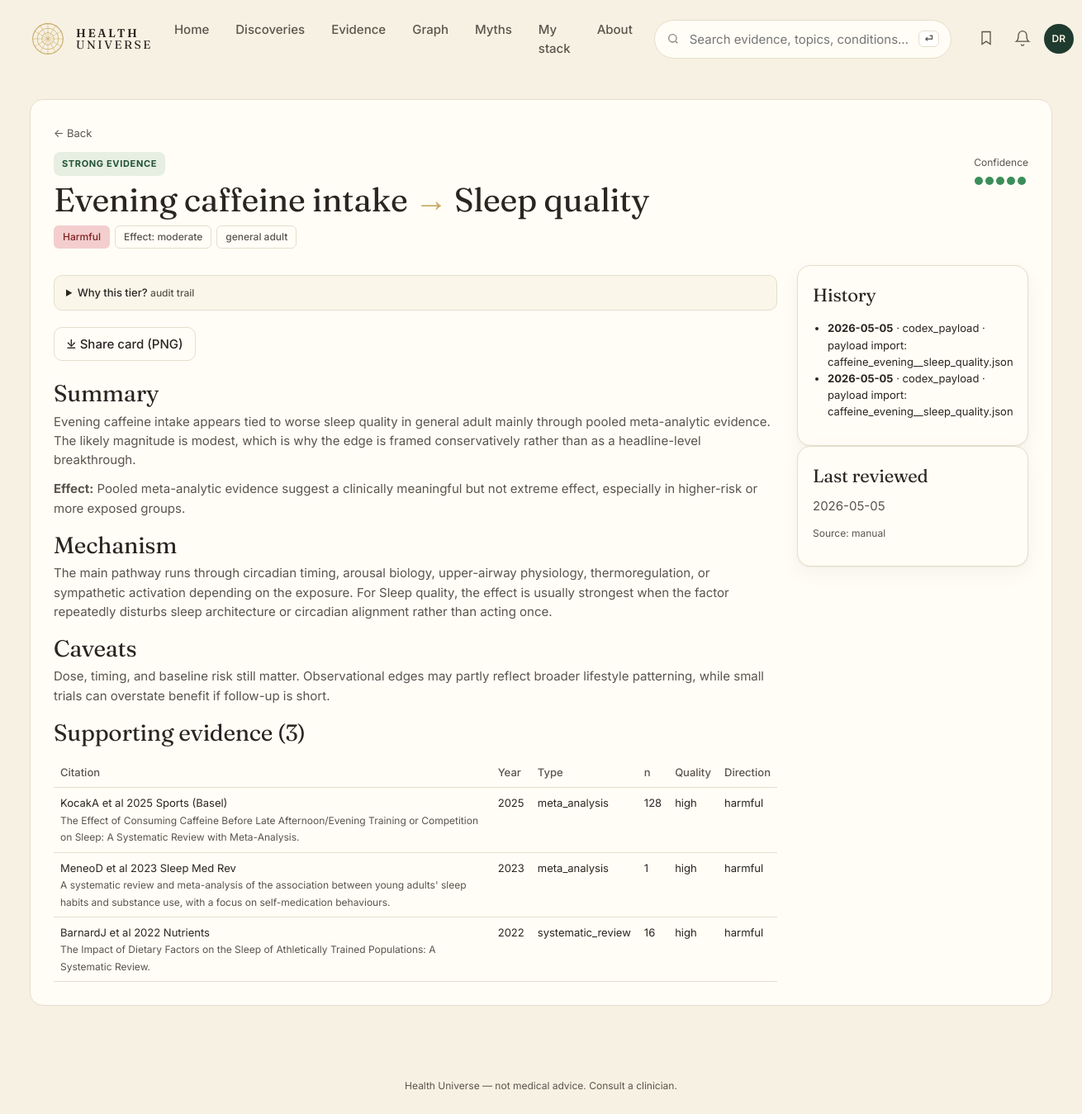
/edge/310, run on an earlier commit of the app's database.
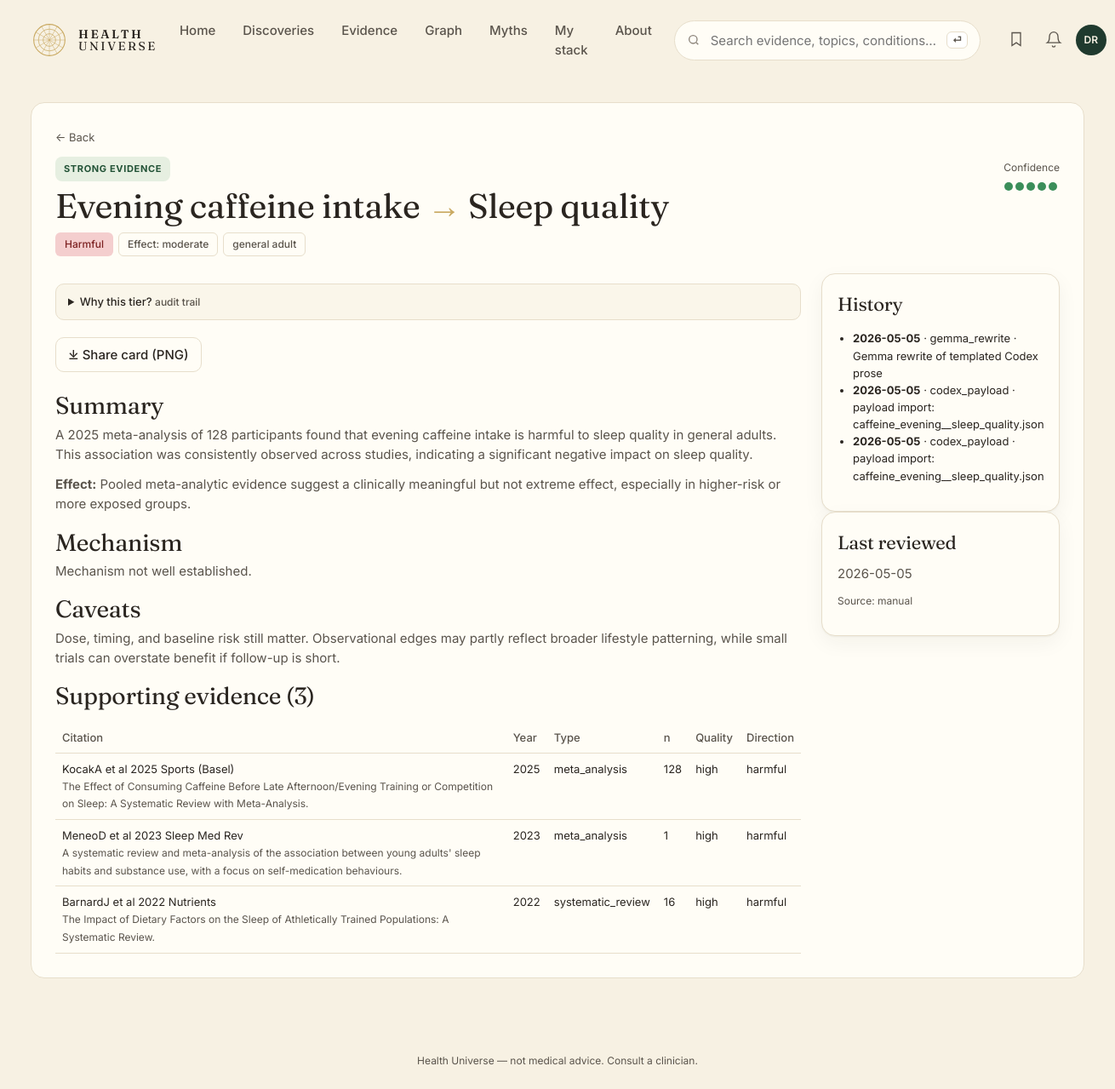
And on a later commit of the database.
### tables this page shows
CREATE TABLE edge (
    id              INTEGER PRIMARY KEY,
    factor_id       INTEGER NOT NULL REFERENCES entity(id),
    outcome_id      INTEGER NOT NULL REFERENCES entity(id),
    direction       TEXT NOT NULL CHECK (direction IN (
                      'protective','harmful','neutral','u_shaped','mixed')),
    tier            TEXT NOT NULL CHECK (tier IN ('A','B','C','D','X','deprecated')),
    effect_size     TEXT,         -- qualitative: trivial/small/moderate/large
    effect_quant    TEXT,         -- e.g. "RR 0.82 (0.74-0.91)"
    population      TEXT,         -- e.g. "adults>50; ApoE4 carriers"
    mechanism       TEXT,         -- 1-paragraph plain English
    summary         TEXT,         -- card body copy
    caveats         TEXT,
    seed_source     TEXT NOT NULL CHECK (seed_source IN ('claude_seed','gemma_daily','manual')),
    created_at      TEXT NOT NULL DEFAULT (datetime('now')),
    updated_at      TEXT NOT NULL DEFAULT (datetime('now')),
    last_reviewed   TEXT NOT NULL DEFAULT (datetime('now')), embedding BLOB, embedded_at TEXT,
    UNIQUE(factor_id, outcome_id, population)
);

CREATE TABLE entity (
    id            INTEGER PRIMARY KEY,
    slug          TEXT NOT NULL UNIQUE,
    name          TEXT NOT NULL,
    kind          TEXT NOT NULL CHECK (kind IN (
                    'food','nutrient','supplement','drug','activity',
                    'behavior','environmental','pathogen','gene',
                    'biomarker','condition','process')),
    aliases       TEXT,           -- JSON array
    description   TEXT,
    created_at    TEXT NOT NULL DEFAULT (datetime('now')),
    updated_at    TEXT NOT NULL DEFAULT (datetime('now'))
, embedding BLOB, embedded_at TEXT);

CREATE TABLE evidence (
    id            INTEGER PRIMARY KEY,
    edge_id       INTEGER NOT NULL REFERENCES edge(id) ON DELETE CASCADE,
    citation      TEXT NOT NULL,
    url           TEXT,
    doi           TEXT,
    pmid          TEXT,
    year          INTEGER,
    study_type    TEXT CHECK (study_type IN (
                    'meta_analysis','systematic_review','rct','cohort',
                    'case_control','cross_sectional','mechanistic',
                    'animal','case_report','expert_opinion')),
    n_participants INTEGER,
    direction     TEXT,           -- direction this study supports
    quality       TEXT CHECK (quality IN ('high','moderate','low','very_low')),
    notes         TEXT,
    source_id     INTEGER REFERENCES source(id),
    created_at    TEXT NOT NULL DEFAULT (datetime('now'))
, is_counter INTEGER NOT NULL DEFAULT 0);

CREATE TABLE edge_history (
    id          INTEGER PRIMARY KEY,
    edge_id     INTEGER NOT NULL REFERENCES edge(id) ON DELETE CASCADE,
    changed_at  TEXT NOT NULL DEFAULT (datetime('now')),
    field       TEXT NOT NULL,
    old_value   TEXT,
    new_value   TEXT,
    reason      TEXT,
    actor       TEXT             -- 'claude_seed','gemma_daily','claude_adjudicator','human'
);

### web/app.py (the view)
@app.get("/edge/{edge_id}", response_class=HTMLResponse)
def edge_detail(request: Request, edge_id: int):
    with connect() as conn:
        e = conn.execute("""
            SELECT e.*, f.slug AS f_slug, f.name AS f_name, f.kind AS f_kind,
                   o.slug AS o_slug, o.name AS o_name, o.kind AS o_kind
            FROM edge e
            JOIN entity f ON f.id = e.factor_id
            JOIN entity o ON o.id = e.outcome_id
            WHERE e.id = ?""", (edge_id,)).fetchone()
        if not e:
            return HTMLResponse("Not found", status_code=404)
        try:
            evidence = conn.execute("""
                SELECT ev.*, COALESCE(s.is_retracted, 0) AS is_retracted,
                       s.retraction_note
                FROM evidence ev
                LEFT JOIN evidence_status s ON s.pmid = ev.pmid
                WHERE ev.edge_id=? AND COALESCE(ev.is_counter,0)=0
                ORDER BY ev.year DESC""", (edge_id,)).fetchall()
            counter = conn.execute("""
                SELECT ev.*, COALESCE(s.is_retracted, 0) AS is_retracted,
                       s.retraction_note
                FROM evidence ev
                LEFT JOIN evidence_status s ON s.pmid = ev.pmid
                WHERE ev.edge_id=? AND COALESCE(ev.is_counter,0)=1
                ORDER BY ev.year DESC""", (edge_id,)).fetchall()
        except Exception:
            evidence = conn.execute(
                "SELECT *, 0 AS is_retracted, NULL AS retraction_note "
                "FROM evidence WHERE edge_id=? AND COALESCE(is_counter,0)=0 "
                "ORDER BY year DESC", (edge_id,)).fetchall()
            counter = conn.execute(
                "SELECT *, 0 AS is_retracted, NULL AS retraction_note "
                "FROM evidence WHERE edge_id=? AND COALESCE(is_counter,0)=1 "
                "ORDER BY year DESC", (edge_id,)).fetchall()
        history = conn.execute(
            "SELECT * FROM edge_history WHERE edge_id = ? ORDER BY changed_at DESC",
            (edge_id,)).fetchall()
    ev_rows = [dict(r) for r in evidence]
    co_rows = [dict(r) for r in counter]
    retracted_count = sum(1 for r in ev_rows + co_rows if r.get("is_retracted"))
    return render(request, "edge.html", {
        "e": dict(e),
        "evidence": ev_rows,
        "counter": co_rows,
        "history": [dict(r) for r in history],
        "retracted_evidence_count": retracted_count,
    })

### web/templates/edge.html (shortened to what this page needs)
{% extends "base.html" %}
{% block content %}
<section class="edge-page">
  <a class="back" href="/">← Back</a>
  <div class="edge-head">
    <div>
      <span class="pill tier-{{ e.tier }}">{{ TIER_LABEL[e.tier] | upper }}</span>
      <h1>{{ e.f_name }} <span class="arrow">→</span> {{ e.o_name }}</h1>
      <div class="badges">
        <span class="badge dir-{{ e.direction }}">{{ DIRECTION_LABEL[e.direction] }}</span>
        {% if e.effect_size %}<span class="badge ghost">Effect: {{ e.effect_size }}</span>{% endif %}
        {% if e.population %}<span class="badge ghost">{{ e.population }}</span>{% endif %}
      </div>
    </div>
    <div class="confidence-card">
      <span class="muted small">Confidence</span>
      <div class="dots big">
        {% for i in range(5) %}<span class="dotmark {% if i < TIER_DOTS[e.tier] %}on{% endif %}"></span>{% endfor %}
      </div>
    </div>
  </div>
  <div class="edge-grid">
    <div>
      <details class="why-tier">
        <summary>Why this tier? <small class="muted">audit trail</small></summary>
      </details>
      <div class="share-row">
        <a class="btn-secondary inline" href="/edge/{{ e.id }}.png" target="_blank">⤓ Share card (PNG)</a>
      </div>
      <h2>Summary</h2>
      <p>{{ e.summary }}</p>
      {% if e.effect_quant %}<p><b>Effect:</b> {{ e.effect_quant }}</p>{% endif %}
      <h2>Mechanism</h2>
      <p>{{ e.mechanism or "—" }}</p>
      {% if e.caveats %}<h2>Caveats</h2><p>{{ e.caveats }}</p>{% endif %}
      <h2>Supporting evidence ({{ evidence|length }})</h2>
      <table class="evidence-table">
        <thead><tr><th>Citation</th><th>Year</th><th>Type</th><th>n</th><th>Quality</th><th>Direction</th></tr></thead>
        <tbody>
        {% for ev in evidence %}
          <tr>
            <td>
              <div class="citation-head">
                <span>{{ ev.citation }}</span>
              </div>
              {% if ev.notes %}<small class="muted">{{ ev.notes }}</small>{% endif %}
            </td>
            <td>{{ ev.year or "—" }}</td>
            <td>{{ ev.study_type or "—" }}</td>
            <td>{{ ev.n_participants or "—" }}</td>
            <td>{{ ev.quality or "—" }}</td>
            <td>{{ ev.direction or "—" }}</td>
          </tr>
        {% endfor %}
        </tbody>
      </table>
    </div>
    <div>
      <div class="card">
        <h3>History</h3>
        <ul class="history">
        {% for h in history %}
          <li><b>{{ h.changed_at[:10] }}</b> · {{ h.actor }} · {{ h.reason or h.field }}</li>
        {% endfor %}
        </ul>
      </div>
      <div class="card">
        <h3>Last reviewed</h3>
        <p>{{ e.last_reviewed[:10] }}</p>
        <p class="muted small">Source: {{ e.seed_source }}</p>
      </div>
    </div>
  </div>
</section>
{% endblock %}

### web/templates/base.html (shortened to what this page needs)
<!doctype html>
<html lang="en">
<head>
<link rel="stylesheet" href="/static/style.css" />
</head>
<body>
<header class="topnav" role="banner">
  <a class="brand" href="/">
    <span class="brand-mark" aria-hidden="true">
      <svg viewBox="0 0 48 48" width="44" height="44">
        <circle cx="24" cy="24" r="20" fill="none" stroke="currentColor" stroke-width="1.2"/>
        <circle cx="24" cy="24" r="14" fill="none" stroke="currentColor" stroke-width="0.8"/>
        <circle cx="24" cy="24" r="8"  fill="none" stroke="currentColor" stroke-width="0.8"/>
        {% for a in [0,30,60,90,120,150] %}
        <line x1="24" y1="4" x2="24" y2="44" stroke="currentColor" stroke-width="0.5"
              transform="rotate({{a}} 24 24)"/>
        {% endfor %}
      </svg>
    </span>
    <span class="brand-text"><b>HEALTH</b><br/>UNIVERSE</span>
  </a>
  <nav class="topnav-links" aria-label="Primary">
    <a href="/">Home</a>
    <a href="/discoveries">Discoveries</a>
    <a href="/tier/A">Evidence</a>
    <a href="/explore">Graph</a>
    <a href="/myths">Myths</a>
    <a href="/me">My stack</a>
    <a href="/about">About</a>
  </nav>
  <form class="topnav-search" method="get" action="/search">
    <svg width="16" height="16" viewBox="0 0 24 24" fill="none" stroke="currentColor" stroke-width="2"><circle cx="11" cy="11" r="7"/><path d="m20 20-3.5-3.5"/></svg>
    <input id="site-search-query" name="q" placeholder="Search evidence, topics, conditions…" aria-label="Site search" />
    <kbd>⏎</kbd>
  </form>
  <div class="topnav-actions">
    <button type="button" aria-label="Open saved evidence"><svg width="20" height="20" viewBox="0 0 24 24" fill="none" stroke="currentColor" stroke-width="1.6"><path d="M6 3h12v18l-6-4-6 4z"/></svg></button>
    <button type="button" aria-label="Open notifications"><svg width="20" height="20" viewBox="0 0 24 24" fill="none" stroke="currentColor" stroke-width="1.6"><path d="M6 8a6 6 0 0 1 12 0c0 7 3 9 3 9H3s3-2 3-9z"/><path d="M10 21a2 2 0 0 0 4 0"/></svg></button>
    <span class="avatar">DR</span>
  </div>
</header>
<main id="main-content" tabindex="-1">{% block content %}{% endblock %}</main>
<footer class="footer">
  <span>Health Universe — not medical advice. Consult a clinician.</span>
</footer>
</body>
</html>

What changed in the data, as far as the page shows it:
changed edge "Harmful": summary "Evening caffeine intake appears tied to worse sleep quality in general adult mainly through pooled meta-analytic evidence. The likely magnitude is modest, which is why the edge is framed conservatively rather than as a headline-level breakthrough." → "A 2025 meta-analysis of 128 participants found that evening caffeine intake is harmful to sleep quality in general adults. This association was consistently observed across studies, indicating a significant negative impact on sleep quality."; mechanism "The main pathway runs through circadian timing, arousal biology, upper-airway physiology, thermoregulation, or sympathetic activation depending on the exposure. For Sleep quality, the effect is usually strongest when the factor repeatedly disturbs sleep architecture or circadian alignment rather than acting once." → "Mechanism not well established."
added edge_history: changed_at "2026-05-05", actor "gemma_rewrite", reason "Gemma rewrite of templated Codex prose"
